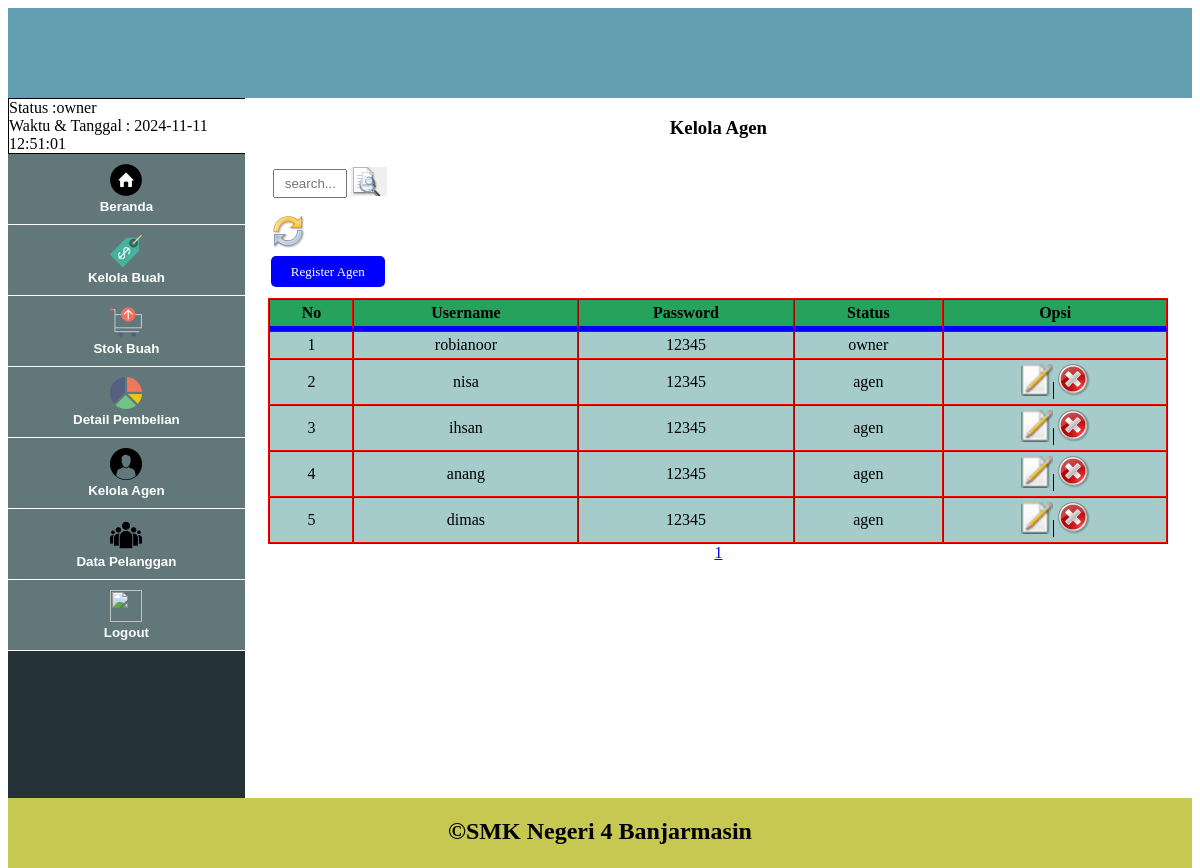
Page /Owner/Akun/tampil_akun.php (signed in) on the committed database.
### tables this page shows
CREATE TABLE IF NOT EXISTS `tb_akun` (
  `id_akun` int(11) NOT NULL AUTO_INCREMENT,
  `username` varchar(30) NOT NULL,
  `password` varchar(30) NOT NULL,
  `status` text NOT NULL,
  PRIMARY KEY (`id_akun`)
);

### Owner/Akun/tampil_akun.php (the view, shortened to what this page needs)
<!DOCTYPE html>
<html lang="en" dir="ltr">
  <head>
    <link rel="stylesheet" href="../../style.css">
  </head>
  <body>
    <div class="header">
    </div>
    <div class="sidebar">
      <div class="status">
        Status           :<?php echo $_SESSION['status']; ?> <br>
        Waktu & Tanggal  : <?php $sekarang = date('Y-m-d H:i:s'); echo $sekarang; ?>
      </div>
        <div class="btn-group">
           <button class="btnn" onClick="window.location='../index.php';"><img src="../../Icon/home.png" width=32 height=32><br><b>Beranda</b></button>
           <button class="btnn" onClick="window.location='../Buah/tampil_buah.php';"><img src="../../Icon/price-tag-4.png" width=32 height=32><br><b>Kelola Buah</b></button>
           <button class="btnn" onClick="window.location='../Stok/tampil_stok.php';"><img src="../../Icon/cart-14.png" width=32 height=32><br><b>Stok Buah</b></button>
           <button class="btnn" onClick="window.location='../detail_pembelian.php';"><img src="../../Icon/pie-chart-1.png" width=32 height=32><br><b>Detail Pembelian</b></button>
           <button class="btnn" onClick="window.location='tampil_akun.php';"><img src="../../Icon/agen.png" width=32 height=32><br><b>Kelola Agen</b></button>
           <button class="btnn" onClick="window.location='../Pelanggan/tampil_pelanggan.php';"><img src="../../Icon/pelanggan.png" width=32 height=32><br><b>Data Pelanggan</b></button>
           <button class="btnn" onClick="window.location='../../logout.php';"><img src="../../Icon/logout.png" width=32 height=32><br><b>Logout</b></button>
       </div>
    </div>
    <div class="body">
    <center><h3>Kelola Agen</h3></center>
      <div class="pencarian">
        <form method="get">
          <input type="text" name="key" class="cari" placeholder="search..." required>
          <button type="submit" name="cari" class="btn-cari"><img src="../../Icon/cari.png" width=16 height=16></button>&nbsp;
        </form><br>
        <a href="tampil_stok.php"><img src="../../Icon/refresh.png" width=32 height=32></a><br>
      </div>
      <a class="btn-add" href="register_agen.php">Register Agen</a> <br><br>
      <table border="1" cellpadding=4 cellspacing=0 width=95% align=center>
        <tr>
          <th>No</th>
          <th>Username</th>
          <th>Password</th>
          <th>Status</th>
          <th>Opsi</th>
        </tr>
        <?php
           include('../../koneksi.php');
           if (isset($_GET['cari'])) {
             $key = $_GET['key'];
             $cari = "SELECT * FROM tb_akun WHERE username LIKE '%$key%'";
           }else {
             $cari = "SELECT * FROM tb_akun";
           }
           $row = 5;
           $halaman = isset($_GET['halaman']) ? (int)$_GET['halaman'] : 1;
           $mulai = ($halaman > 1) ? ($halaman * $row) - $row         : 0;
           $tampil1 = mysqli_query($koneksi,$cari);
           $result = mysqli_num_rows($tampil1);
           $get_hal = ceil($result/$row);
           $tampil2 = mysqli_query($koneksi,"SELECT * FROM tb_akun LIMIT $mulai,$row");
           $no = $mulai + 1;
           if ($result == 0) {
             echo "<tr><td colspan=7>Data Kosong</td></tr>";
           }else {
             if (isset($_GET['cari'])) {
               $sql = $tampil1;
             }else {
               $sql = $tampil2;
             }
             while ($data = mysqli_fetch_assoc($sql)) {
               echo "<tr>
                         <td>".$no++."</td>
                         <td>".$data['username']."</td>
                         <td>".$data['password']."</td>
                         <td>".$data['status']."</td>";?>
                         <?php if ($data['status']=="owner") {
                           echo "<td></td>";
                         }else {
                           echo "<td><a class='btn-link' href='ubah_stok.php?id=".$data['id_akun']."''><img src='../../Icon/edit.png' width=32 height=32></a>
                                     <a href='hapus_stok.php?id=".$data['id_akun']."'";?>
                                     onClick="return confirm('Mau Hapus data Stok ini ?')"</a><img src="../../Icon/hapus.png" width="32" height="32">
                       <?php } ?>
               </tr><?php
             }
           }
         ?>
      </table>
      <center>
           <?php for ($i=1; $i <= $get_hal ; $i++) { ?>
             <a href="?halaman=<?php echo $i; ?>"><?php echo $i; ?></a>
         <?php  } ?>
      </center>
    </div>
    <div class="footer">
      <center><h2>&copy;SMK Negeri 4 Banjarmasin</h2></center>
    </div>
  </body>
</html>

### style.css (style rules this page uses)
table { border-color: red; }
table th { border-bottom: 5px solid blue; background-color: rgb(39, 162, 92); }
table td { background-color: rgb(165, 203, 203); text-align: center; }
.header { width: 100%; height: 90px; background-color: #629fb3; float: left; }
.sidebar { width: 20%; height: 700px; background-color: #243237; float: left; }
.body { width: 80%; height: 700px; background-color: rgb(255, 255, 255); float: left; }
.footer { width: 100%; height: 70px; background-color: rgb(198, 200, 81); float: left; }
.btn-group .btnn { color: white; border: none; background-color: rgb(97, 119, 122); text-align: center; padding: 10px 20px; width: 100%; display: block; cursor: pointer; border-bottom: 1px solid rgb(255, 255, 255); }
.sidebar .status { border: 1px solid black; width: 100%; background-color: rgb(255, 255, 255); }
.pencarian { padding: 10px 28px; }
.pencarian .cari { padding: 5px 10px; width: 50px; -webkit-transition: width 1s; transition: width 1s; }
.pencarian .btn-cari { border: none; background-repeat: no-repeat; background-image: url("Icon/cari.png"); cursor: pointer; padding: 5px 10px; }
.btn-link { border-right-width: medium; border-right: 1px solid black; }
.btn-add { border-radius: 5px; text-decoration: none; font-size: 13px; margin-left: 26px; padding: 8px 20px; color: white; background-color: blue; }

### rows in the picture
tb_akun: username "robianoor", password "12345", status "owner"
tb_akun: username "nisa", password "12345", status "agen"
tb_akun: username "ihsan", password "12345", status "agen"
tb_akun: username "anang", password "12345", status "agen"
tb_akun: username "dimas", password "12345", status "agen"

### other values in the picture
$_SESSION['status'] "owner"
